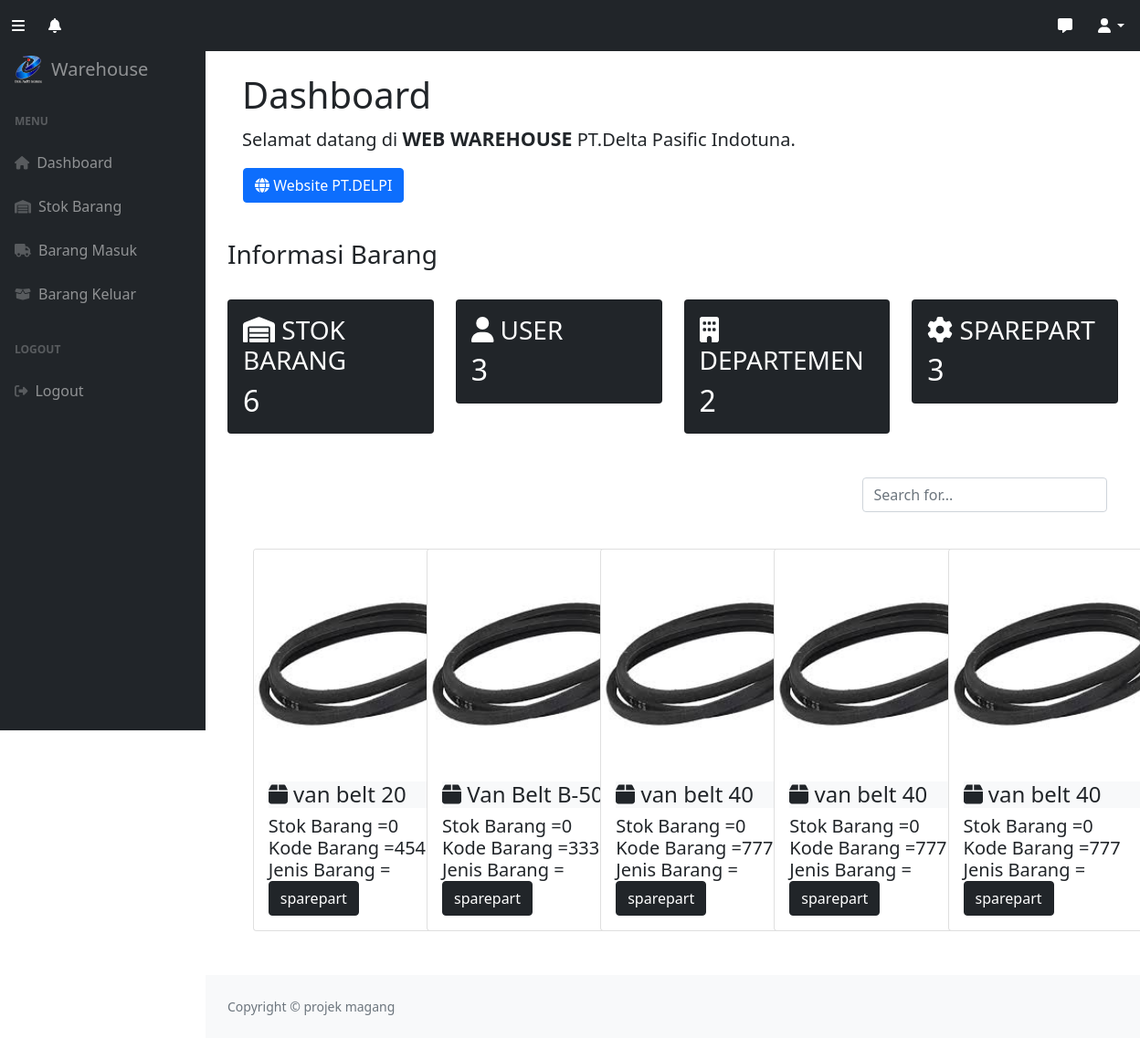
Before: /user/index.php (signed in) with the older database file.
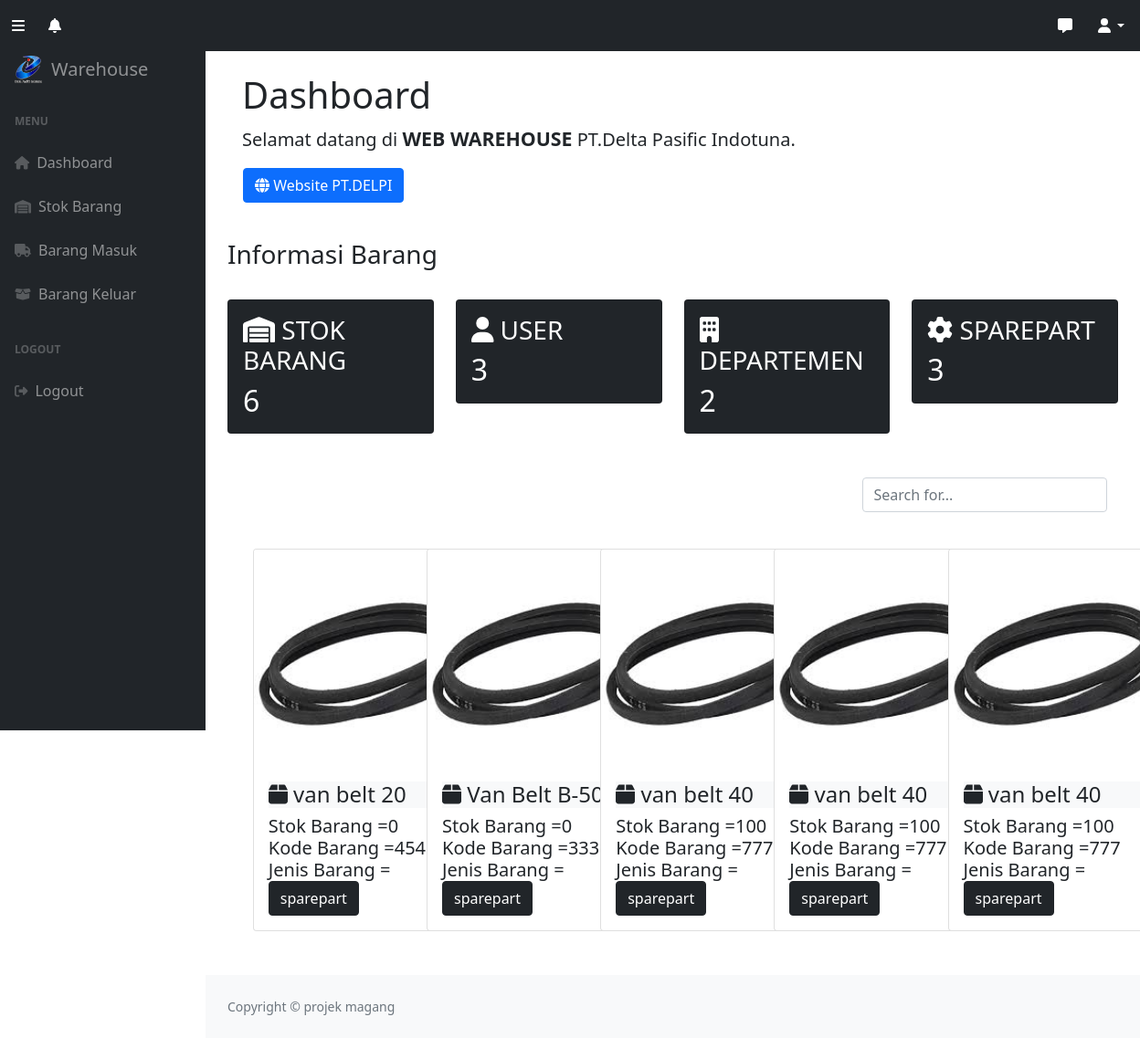
After: the same page with the newer database file.
### tables this page shows
CREATE TABLE `stok` (
  `idbarang` int NOT NULL,
  `namabarang` varchar(25) NOT NULL,
  `deskripsi` varchar(25) NOT NULL,
  `stok` int NOT NULL,
  `kodebarang` varchar(25) NOT NULL,
  `namasatuan` varchar(25) NOT NULL,
  `namajenis` varchar(25) NOT NULL,
  `image` varchar(99) DEFAULT NULL
);

### user/index.php (the view, shortened to what the changed rows need)
<!DOCTYPE html>
<html lang="en">
    <head>
        <link href="https://cdn.jsdelivr.net/npm/simple-datatables@7.1.2/dist/style.min.css" rel="stylesheet" />
        <link href="../css/style.min.css" rel="stylesheet" />
        <link href="../css/styles.css" rel="stylesheet" />
        <link href="../css/bootstrap.min.css" rel="stylesheet">
    </head>
    <body class="sb-nav-fixed">
            <?php
            include '../catatan.php';
            ?>
        <div id="layoutSidenav">
            <div id="layoutSidenav_content">
                <main>
                <div class="jumbotron mt-3 ms-3 me-3">
                                <h2 class=" mt-4 container-fluid px-4 display-6">Dashboard</h2>
                            </div>
                    <div class="container-fluid px-4">
                        <?php
                        $get1 = mysqli_query($conn, "select * from stok ");
                        $count1 = mysqli_num_rows($get1);
                        $get2 = mysqli_query($conn, "select * from login");
                        $count2 = mysqli_num_rows($get2);
                        $get3 = mysqli_query($conn, "select * from departemen ");
                        $count3 = mysqli_num_rows($get3);
                        $get4 = mysqli_query($conn, "select * from stok where namajenis='sparepart'");
                        $count4 = mysqli_num_rows($get4);
                        $get6 = mysqli_query($conn, "SELECT * FROM stok where namajenis='sparepart'");
                        if (mysqli_num_rows($get6) > 0) {
                            mysqli_data_seek($get6, 0);
                            $row = mysqli_fetch_assoc($get6);
                            $jenisbarang = $row['namajenis'];
                            mysqli_data_seek($get6, 1);
                            $row = mysqli_fetch_assoc($get6);
                            if ($row) {
                                $kodebarang4 = $row['kodebarang'];
                                $namabarang4 = $row['namabarang'];
                                $stok4 = $row['stok'];
                                $image4 = $row['image'];
                            }
                        }
                        ?>
                        <div class="row">
                            <div class="col-xl-3 col-md-6">
                                <div class="card bg-dark text-white mb-4">
                                    <div class="card-body"> <h3><i class="fas fa-warehouse"></i> STOK BARANG </h3>
                                    <h2 class="mb-0 number-font"><?=$count1?></h2>
                                    </div>
                                </div>
                            </div>
                            <div class="col-xl-3 col-md-6">
                                <div class="card bg-dark text-white mb-4">
                                    <div class="card-body"> <h3><i class="fas fa-user"></i> USER</h3>
                                    <h2 class="mb-0 number-font"><?=$count2?></h2>
                                    </div>
                                </div>
                            </div>
                            <div class="col-xl-3 col-md-6">
                                <div class="card bg-dark text-white mb-4">
                                    <div class="card-body"><h3><i class="fas fa-building"></i> DEPARTEMEN</h3>
                                    <h2 class="mb-0 number-font"><?=$count3?></h2>
                                    </div>
                                </div>
                            </div>
                            <div class="col-xl-3 col-md-6">
                                <div class="card bg-dark text-white mb-4">
                                    <div class="card-body"><h3><i class="fas fa-gear"></i> SPAREPART</h3>
                                    <h2 class="mb-0 number-font"><?=$count4?></h2>
                                    </div>
                                </div>
                            </div>
                     <div class="row ms-auto me-1">
                <div class="row" id="cardContainer">
                            <div class="container mt-3 col-xl-2 col-md-6 mb-5" data-name="<?=$namabarang4?>">
                                <div class="card" style="width: 240px;">
                                <img class="card-img-top" src="../images/<?=$image4?>" alt="Card image" style="width:100%">
                                <div class="card-body">
                                <h4 class="card-title bg-light"><i class="fas fa-box"></i> <?=$namabarang4?></h4>
                                <h5 class="mb-0 ">Stok Barang =<span class="h5"><?=$stok4?></span></h5>
                                <h5 class="mb-0 ">Kode Barang =<span class="h5"><?=$kodebarang4?></span></h5>
                                <h5 class="mb-0 ">Jenis Barang =<span class="btn btn-dark"><?=$jenisbarang?></span></h5>
                                </div>
                                </div>
                            </div>
                            <div class="container mt-3 col-xl-2 col-md-6 mb-5" data-name="<?=$namabarang4?>">
                                <div class="card" style="width: 240px;">
                                <img class="card-img-top" src="../images/<?=$image4?>" alt="Card image" style="width:100%">
                                <div class="card-body">
                                <h4 class="card-title bg-light"><i class="fas fa-box"></i> <?=$namabarang4?></h4>
                                <h5 class="mb-0 ">Stok Barang =<span class="h5"><?=$stok4?></span></h5>
                                <h5 class="mb-0 ">Kode Barang =<span class="h5"><?=$kodebarang4?></span></h5>
                                <h5 class="mb-0 ">Jenis Barang =<span class="btn btn-dark"><?=$jenisbarang?></span></h5>
                                </div>
                                </div>
                            </div>
                            <div class="container mt-3 col-xl-2 col-md-6 mb-5" data-name="<?=$namabarang4?>">
                                <div class="card" style="width: 240px;">
                                <img class="card-img-top" src="../images/<?=$image4?>" alt="Card image" style="width:100%">
                                <div class="card-body">
                                <h4 class="card-title bg-light"><i class="fas fa-box"></i> <?=$namabarang4?></h4>
                                <h5 class="mb-0 ">Stok Barang =<span class="h5"><?=$stok4?></span></h5>
                                <h5 class="mb-0 ">Kode Barang =<span class="h5"><?=$kodebarang4?></span></h5>
                                <h5 class="mb-0 ">Jenis Barang =<span class="btn btn-dark"><?=$jenisbarang?></span></h5>
                                </div>
                                </div>
                            </div>
                    </div>
                    </div>
                    </div>
                </main>
            </div>
        </div>
    </body>
</html>

Changed rows visible on the page:
changed stok "van belt 40": stok "0" → "100"
